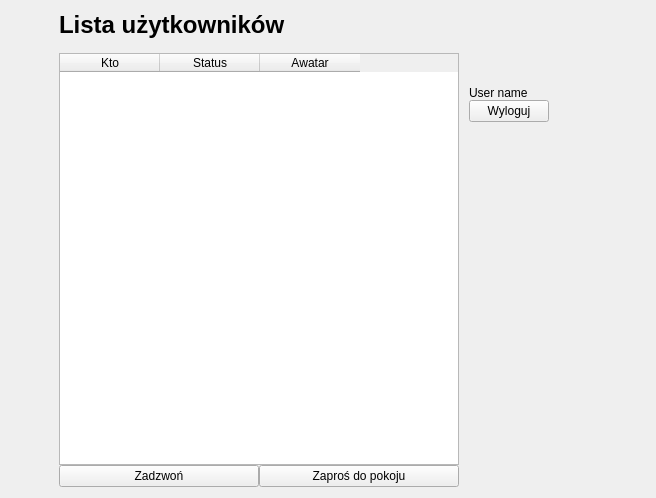
<?xml version="1.0" encoding="UTF-8"?>
<ui version="4.0">
 <class>MainInterfaceDialog</class>
 <widget class="QWidget" name="MainInterfaceDialog">
  <property name="geometry">
   <rect>
    <x>0</x>
    <y>0</y>
    <width>656</width>
    <height>498</height>
   </rect>
  </property>
  <property name="minimumSize">
   <size>
    <width>530</width>
    <height>498</height>
   </size>
  </property>
  <property name="windowTitle">
   <string>JaroEliCall</string>
  </property>
  <layout class="QHBoxLayout" name="horizontalLayout">
   <item>
    <layout class="QHBoxLayout" name="horizontal_layout_main">
     <property name="spacing">
      <number>0</number>
     </property>
     <item>
      <spacer name="horizontal_spacer_left_1">
       <property name="orientation">
        <enum>Qt::Horizontal</enum>
       </property>
       <property name="sizeHint" stdset="0">
        <size>
         <width>20</width>
         <height>20</height>
        </size>
       </property>
      </spacer>
     </item>
     <item>
      <layout class="QVBoxLayout" name="vertical_layout_left">
       <item>
        <widget class="QLabel" name="label_list_users">
         <property name="text">
          <string>&lt;html&gt;&lt;head/&gt;&lt;body&gt;&lt;p&gt;&lt;span style=&quot; font-size:18pt; font-weight:600;&quot;&gt;Lista użytkowników&lt;/span&gt;&lt;/p&gt;&lt;/body&gt;&lt;/html&gt;</string>
         </property>
         <property name="alignment">
          <set>Qt::AlignLeading|Qt::AlignLeft|Qt::AlignTop</set>
         </property>
         <property name="margin">
          <number>2</number>
         </property>
        </widget>
       </item>
       <item>
        <widget class="QLabel" name="label_info">
         <property name="text">
          <string/>
         </property>
         <property name="margin">
          <number>6</number>
         </property>
        </widget>
       </item>
       <item>
        <widget class="QTableWidget" name="table_widget_list_of_users">
         <property name="minimumSize">
          <size>
           <width>400</width>
           <height>100</height>
          </size>
         </property>
         <property name="maximumSize">
          <size>
           <width>500</width>
           <height>16777215</height>
          </size>
         </property>
         <property name="baseSize">
          <size>
           <width>300</width>
           <height>100</height>
          </size>
         </property>
         <property name="autoFillBackground">
          <bool>false</bool>
         </property>
         <property name="frameShape">
          <enum>QFrame::StyledPanel</enum>
         </property>
         <property name="midLineWidth">
          <number>1</number>
         </property>
         <property name="autoScroll">
          <bool>false</bool>
         </property>
         <property name="editTriggers">
          <set>QAbstractItemView::NoEditTriggers</set>
         </property>
         <property name="selectionMode">
          <enum>QAbstractItemView::SingleSelection</enum>
         </property>
         <property name="selectionBehavior">
          <enum>QAbstractItemView::SelectRows</enum>
         </property>
         <property name="iconSize">
          <size>
           <width>20</width>
           <height>20</height>
          </size>
         </property>
         <property name="textElideMode">
          <enum>Qt::ElideMiddle</enum>
         </property>
         <property name="sortingEnabled">
          <bool>true</bool>
         </property>
         <attribute name="horizontalHeaderCascadingSectionResizes">
          <bool>true</bool>
         </attribute>
         <attribute name="horizontalHeaderDefaultSectionSize">
          <number>100</number>
         </attribute>
         <attribute name="verticalHeaderMinimumSectionSize">
          <number>100</number>
         </attribute>
         <column>
          <property name="text">
           <string>Kto</string>
          </property>
         </column>
         <column>
          <property name="text">
           <string>Status</string>
          </property>
         </column>
         <column>
          <property name="text">
           <string notr="true">Awatar</string>
          </property>
          <property name="toolTip">
           <string notr="true"/>
          </property>
          <property name="whatsThis">
           <string notr="true"/>
          </property>
          <property name="font">
           <font>
            <stylestrategy>PreferDefault</stylestrategy>
            <kerning>false</kerning>
           </font>
          </property>
          <property name="foreground">
           <brush brushstyle="SolidPattern">
            <color alpha="255">
             <red>0</red>
             <green>0</green>
             <blue>0</blue>
            </color>
           </brush>
          </property>
         </column>
        </widget>
       </item>
       <item>
        <layout class="QHBoxLayout" name="horizontalLayout_5">
         <item>
          <widget class="QPushButton" name="push_button_call">
           <property name="text">
            <string>Zadzwoń</string>
           </property>
          </widget>
         </item>
         <item>
          <widget class="QPushButton" name="push_button_invite">
           <property name="text">
            <string>Zaproś do pokoju</string>
           </property>
          </widget>
         </item>
        </layout>
       </item>
      </layout>
     </item>
     <item>
      <spacer name="horizontal_spacer_right_1">
       <property name="orientation">
        <enum>Qt::Horizontal</enum>
       </property>
       <property name="sizeType">
        <enum>QSizePolicy::Minimum</enum>
       </property>
       <property name="sizeHint" stdset="0">
        <size>
         <width>10</width>
         <height>20</height>
        </size>
       </property>
      </spacer>
     </item>
     <item>
      <layout class="QVBoxLayout" name="vertical_layout_right">
       <item>
        <widget class="QLabel" name="label_avatar">
         <property name="minimumSize">
          <size>
           <width>75</width>
           <height>75</height>
          </size>
         </property>
         <property name="maximumSize">
          <size>
           <width>100</width>
           <height>100</height>
          </size>
         </property>
         <property name="baseSize">
          <size>
           <width>5</width>
           <height>5</height>
          </size>
         </property>
         <property name="text">
          <string/>
         </property>
         <property name="pixmap">
          <pixmap>:/avatars/astronaut.png</pixmap>
         </property>
         <property name="scaledContents">
          <bool>true</bool>
         </property>
        </widget>
       </item>
       <item>
        <widget class="QLabel" name="label_user_name">
         <property name="text">
          <string>User name</string>
         </property>
        </widget>
       </item>
       <item>
        <widget class="QPushButton" name="push_button_logout">
         <property name="text">
          <string>Wyloguj</string>
         </property>
        </widget>
       </item>
       <item>
        <spacer name="vertical_sapcer_under_avatar">
         <property name="orientation">
          <enum>Qt::Vertical</enum>
         </property>
         <property name="sizeHint" stdset="0">
          <size>
           <width>20</width>
           <height>40</height>
          </size>
         </property>
        </spacer>
       </item>
      </layout>
     </item>
     <item>
      <spacer name="horizontal_spacer_right_3">
       <property name="orientation">
        <enum>Qt::Horizontal</enum>
       </property>
       <property name="sizeHint" stdset="0">
        <size>
         <width>20</width>
         <height>20</height>
        </size>
       </property>
      </spacer>
     </item>
     <item>
      <spacer name="horizontal_spacer_right_2">
       <property name="orientation">
        <enum>Qt::Horizontal</enum>
       </property>
       <property name="sizeHint" stdset="0">
        <size>
         <width>20</width>
         <height>20</height>
        </size>
       </property>
      </spacer>
     </item>
    </layout>
   </item>
  </layout>
 </widget>
 <tabstops>
  <tabstop>table_widget_list_of_users</tabstop>
  <tabstop>push_button_call</tabstop>
  <tabstop>push_button_invite</tabstop>
  <tabstop>push_button_logout</tabstop>
 </tabstops>
 <resources/>
 <connections/>
</ui>
